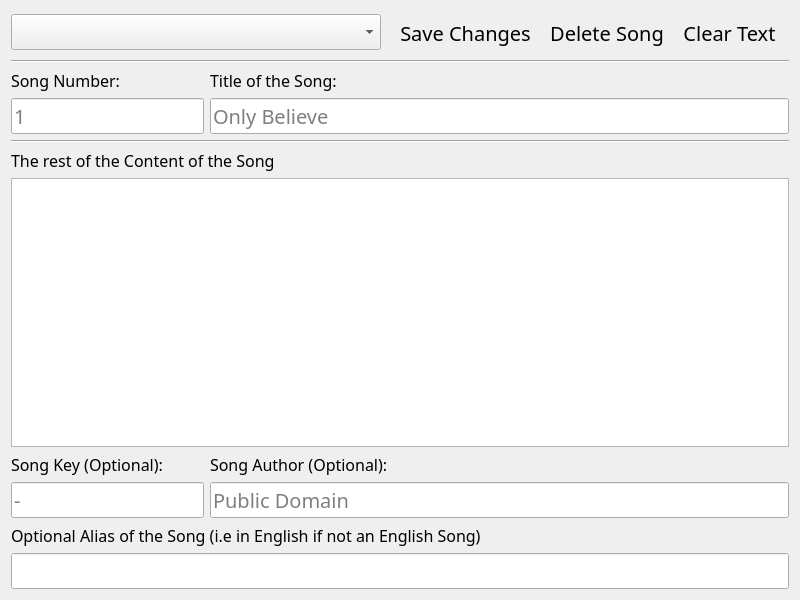
<?xml version="1.0" encoding="UTF-8"?>
<ui version="4.0">
 <class>vSongEditor</class>
 <widget class="QDialog" name="vSongEditor">
  <property name="geometry">
   <rect>
    <x>0</x>
    <y>0</y>
    <width>800</width>
    <height>600</height>
   </rect>
  </property>
  <property name="font">
   <font>
    <family>Trebuchet MS</family>
    <pointsize>15</pointsize>
   </font>
  </property>
  <property name="windowTitle">
   <string>Song Editor</string>
  </property>
  <property name="windowIcon">
   <iconset resource="icons/icons.qrc">
    <normaloff>:/icons/appicon</normaloff>:/icons/appicon</iconset>
  </property>
  <property name="sizeGripEnabled">
   <bool>false</bool>
  </property>
  <layout class="QVBoxLayout" name="MainLayout">
   <item>
    <layout class="QHBoxLayout" name="CentralWidget">
     <property name="bottomMargin">
      <number>0</number>
     </property>
     <item>
      <layout class="QVBoxLayout" name="MainPanel">
       <item>
        <layout class="QHBoxLayout" name="horizontalLayout">
         <item>
          <widget class="QComboBox" name="CmbSongbooks"/>
         </item>
         <item>
          <widget class="QToolBar" name="ToolbarEditor">
           <property name="sizePolicy">
            <sizepolicy hsizetype="Preferred" vsizetype="Fixed">
             <horstretch>0</horstretch>
             <verstretch>0</verstretch>
            </sizepolicy>
           </property>
           <property name="windowTitle">
            <string notr="true">toolBar1</string>
           </property>
           <property name="toolButtonStyle">
            <enum>Qt::ToolButtonTextBesideIcon</enum>
           </property>
           <addaction name="actionSave"/>
           <addaction name="actionDelete"/>
           <addaction name="actionClear"/>
          </widget>
         </item>
        </layout>
       </item>
       <item>
        <widget class="Line" name="line">
         <property name="orientation">
          <enum>Qt::Horizontal</enum>
         </property>
        </widget>
       </item>
       <item>
        <layout class="QHBoxLayout" name="HLayout_2">
         <item>
          <layout class="QVBoxLayout" name="verticalLayout">
           <item>
            <widget class="QLabel" name="LblNumber">
             <property name="font">
              <font>
               <pointsize>12</pointsize>
              </font>
             </property>
             <property name="text">
              <string>Song Number:</string>
             </property>
            </widget>
           </item>
           <item>
            <widget class="QLineEdit" name="TxtNumber">
             <property name="sizePolicy">
              <sizepolicy hsizetype="Fixed" vsizetype="Fixed">
               <horstretch>0</horstretch>
               <verstretch>0</verstretch>
              </sizepolicy>
             </property>
             <property name="minimumSize">
              <size>
               <width>100</width>
               <height>0</height>
              </size>
             </property>
             <property name="inputMethodHints">
              <set>Qt::ImhDigitsOnly</set>
             </property>
             <property name="text">
              <string/>
             </property>
             <property name="placeholderText">
              <string>1</string>
             </property>
            </widget>
           </item>
          </layout>
         </item>
         <item>
          <layout class="QVBoxLayout" name="LayoutTitle">
           <item>
            <widget class="QLabel" name="LblTitle">
             <property name="font">
              <font>
               <pointsize>12</pointsize>
              </font>
             </property>
             <property name="text">
              <string>Title of the Song:</string>
             </property>
            </widget>
           </item>
           <item>
            <widget class="QLineEdit" name="TxtTitle">
             <property name="sizePolicy">
              <sizepolicy hsizetype="Expanding" vsizetype="Fixed">
               <horstretch>0</horstretch>
               <verstretch>0</verstretch>
              </sizepolicy>
             </property>
             <property name="placeholderText">
              <string>Only Believe</string>
             </property>
            </widget>
           </item>
          </layout>
         </item>
        </layout>
       </item>
       <item>
        <widget class="Line" name="line_2">
         <property name="orientation">
          <enum>Qt::Horizontal</enum>
         </property>
        </widget>
       </item>
       <item>
        <widget class="QLabel" name="LblContent">
         <property name="font">
          <font>
           <pointsize>12</pointsize>
          </font>
         </property>
         <property name="text">
          <string>The rest of the Content of the Song</string>
         </property>
        </widget>
       </item>
       <item>
        <widget class="QPlainTextEdit" name="TxtContent">
         <property name="sizePolicy">
          <sizepolicy hsizetype="Expanding" vsizetype="Expanding">
           <horstretch>0</horstretch>
           <verstretch>0</verstretch>
          </sizepolicy>
         </property>
         <property name="verticalScrollBarPolicy">
          <enum>Qt::ScrollBarAsNeeded</enum>
         </property>
         <property name="horizontalScrollBarPolicy">
          <enum>Qt::ScrollBarAlwaysOff</enum>
         </property>
         <property name="plainText">
          <string/>
         </property>
         <property name="placeholderText">
          <string/>
         </property>
        </widget>
       </item>
       <item>
        <layout class="QHBoxLayout" name="HLayout_3">
         <item>
          <layout class="QVBoxLayout" name="LayoutKey">
           <item>
            <widget class="QLabel" name="LblKey">
             <property name="font">
              <font>
               <pointsize>12</pointsize>
              </font>
             </property>
             <property name="text">
              <string>Song Key (Optional):</string>
             </property>
            </widget>
           </item>
           <item>
            <widget class="QLineEdit" name="TxtKey">
             <property name="sizePolicy">
              <sizepolicy hsizetype="Preferred" vsizetype="Fixed">
               <horstretch>0</horstretch>
               <verstretch>0</verstretch>
              </sizepolicy>
             </property>
             <property name="placeholderText">
              <string>-</string>
             </property>
            </widget>
           </item>
          </layout>
         </item>
         <item>
          <layout class="QVBoxLayout" name="LayoutAuthor">
           <item>
            <widget class="QLabel" name="LblAuthor">
             <property name="font">
              <font>
               <pointsize>12</pointsize>
              </font>
             </property>
             <property name="text">
              <string>Song Author (Optional):</string>
             </property>
            </widget>
           </item>
           <item>
            <widget class="QLineEdit" name="TxtAuthor">
             <property name="sizePolicy">
              <sizepolicy hsizetype="Expanding" vsizetype="Fixed">
               <horstretch>0</horstretch>
               <verstretch>0</verstretch>
              </sizepolicy>
             </property>
             <property name="placeholderText">
              <string>Public Domain</string>
             </property>
            </widget>
           </item>
          </layout>
         </item>
        </layout>
       </item>
       <item>
        <widget class="QLabel" name="LblAlias">
         <property name="font">
          <font>
           <pointsize>12</pointsize>
          </font>
         </property>
         <property name="text">
          <string>Optional Alias of the Song (i.e in English if not an English Song)</string>
         </property>
        </widget>
       </item>
       <item>
        <layout class="QHBoxLayout" name="HLayout_4">
         <item>
          <widget class="QLineEdit" name="TxtAlias">
           <property name="placeholderText">
            <string/>
           </property>
          </widget>
         </item>
        </layout>
       </item>
      </layout>
     </item>
    </layout>
   </item>
  </layout>
  <action name="actionSave">
   <property name="icon">
    <iconset resource="icons/icons.qrc">
     <normaloff>:/icons/check.png</normaloff>:/icons/check.png</iconset>
   </property>
   <property name="text">
    <string>Save Changes</string>
   </property>
   <property name="iconText">
    <string>Save Changes</string>
   </property>
   <property name="toolTip">
    <string>Save Changes</string>
   </property>
  </action>
  <action name="actionDelete">
   <property name="icon">
    <iconset resource="icons/icons.qrc">
     <normaloff>:/icons/delete.png</normaloff>:/icons/delete.png</iconset>
   </property>
   <property name="text">
    <string>Delete Song</string>
   </property>
  </action>
  <action name="actionClear">
   <property name="icon">
    <iconset resource="icons/icons.qrc">
     <normaloff>:/icons/cancel</normaloff>:/icons/cancel</iconset>
   </property>
   <property name="text">
    <string>Clear Text</string>
   </property>
  </action>
 </widget>
 <resources>
  <include location="icons/icons.qrc"/>
 </resources>
 <connections/>
</ui>
